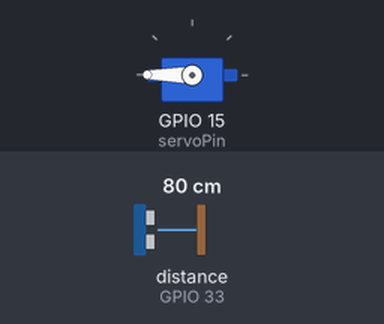
A sketch run on a simulated ESP32. On the bench: servo. The test bench sets the inputs (shaded band); at power-on: distance to the obstacle (sensor on GPIO 33) 80 cm. What the sketch prints to the serial monitor is not drawn.

Above: at 1.2 s.
1.3 s: distance to the obstacle (sensor on GPIO 33) set to 2 cm
At 4.24 s:
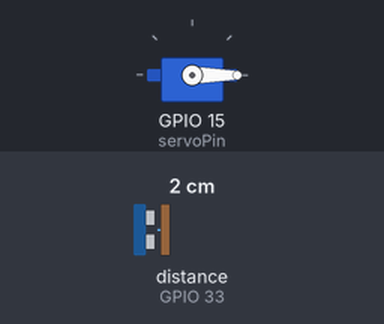
4.3 s: distance to the obstacle (sensor on GPIO 33) set to 9 cm
At 5.1 s:
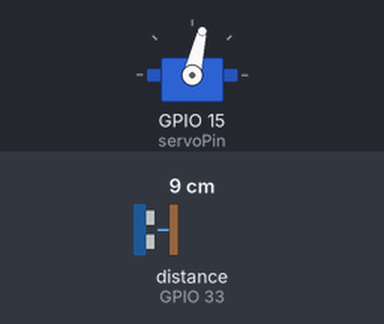
7.3 s: distance to the obstacle (sensor on GPIO 33) set to 18 cm
At 9.11 s:
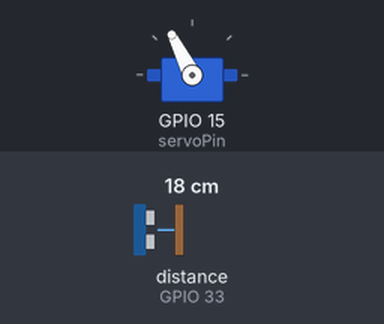
10.3 s: distance to the obstacle (sensor on GPIO 33) set to 4 cm
Timing chart, 0 to 13.1 s (numbered marks = the images above; inputs shaded):
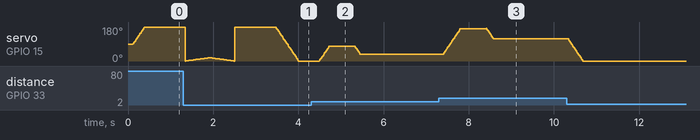

The sketch:

Balancing.ino
```cpp
#include <ESP32Servo.h>

class Servo myservo;
int d= 0;
int a=90;
int posVal = 90;
int servoPin = 15;
#include <UltrasonicSensor.h>

UltrasonicSensor ultrasonic(32, 33);
void setup() {
  Serial.begin(115200);
  myservo.setPeriodHertz(50);
  myservo.attach(servoPin, 500, 2500);
  int temperature = 30;
  ultrasonic.setTemperature(temperature);
}

void loop() {
  int distance1 = ultrasonic.distanceInCentimeters();
  Serial.printf("Distance: %dcm\n",distance1);
  d=15-distance1;
  Serial.print(d);
  delay(90);
  int distance2 = ultrasonic.distanceInCentimeters();
  int b=15-distance2;
  Serial.print(b);
  delay(10);
  if(d==b){
    if(a<90-d*9){
      for (posVal=a; posVal <=90-d*9; posVal += 1) {
        myservo.write(posVal);
        delay(3);
      }
      a=posVal;
      Serial.print(a);
    }
    else if(a>90-d*9){
      for (posVal=a; posVal >=90-d*9; posVal -= 1) {
        myservo.write(posVal);
        delay(3);
      }
      a=posVal;
      Serial.print(a);

    }
  }
  if(d!=b){
    Serial.print("----------");
    if(b>d){
      for (posVal=a; posVal >= a-(b-d)*15; posVal -= 1) {
        myservo.write(posVal);
        delay(3);
      }
      Serial.print(".....");
      a=posVal;
      Serial.print(a);
      delay(500);
    }
    else if(d>b){
      for (posVal=a; posVal <= a+(d-b)*15; posVal += 1) {
        myservo.write(posVal);
        delay(3);
      }
      Serial.print("_____");
      a=posVal;
      Serial.print(a);
      delay(500);
    }
  }
}
```

Measured:
- after the input at 4.3 s, servo on GPIO 15 (servoPin): rises from 0° to 78° in 0.83 s, then falls to 36° in 0.13 s
- after the input at 7.3 s, servo on GPIO 15 (servoPin): rises from 36° to 173° in 1.0 s, then falls to 117° in 0.17 s
